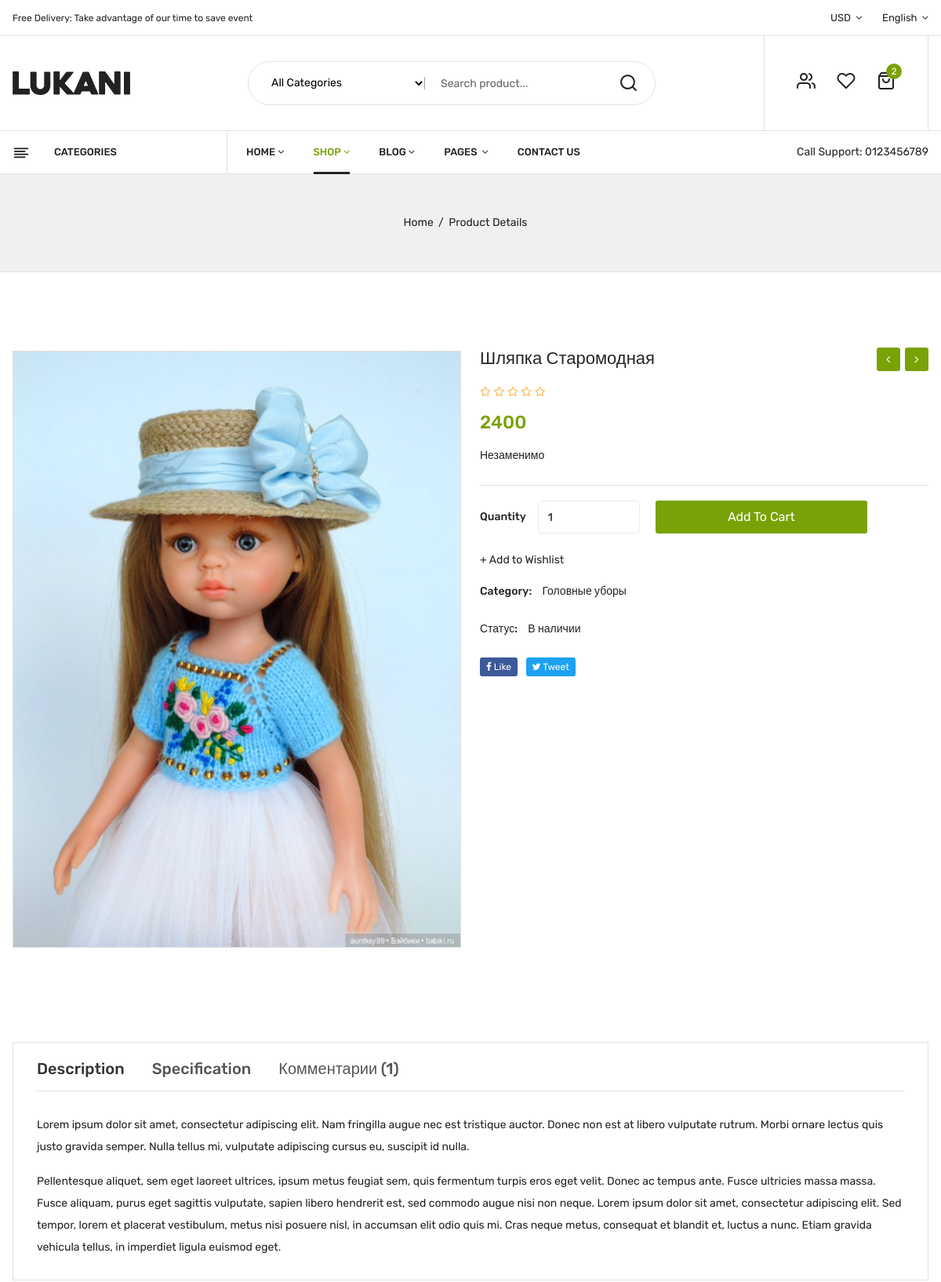
/product_detail/3/ (upper part), run on an earlier commit of the app's database.
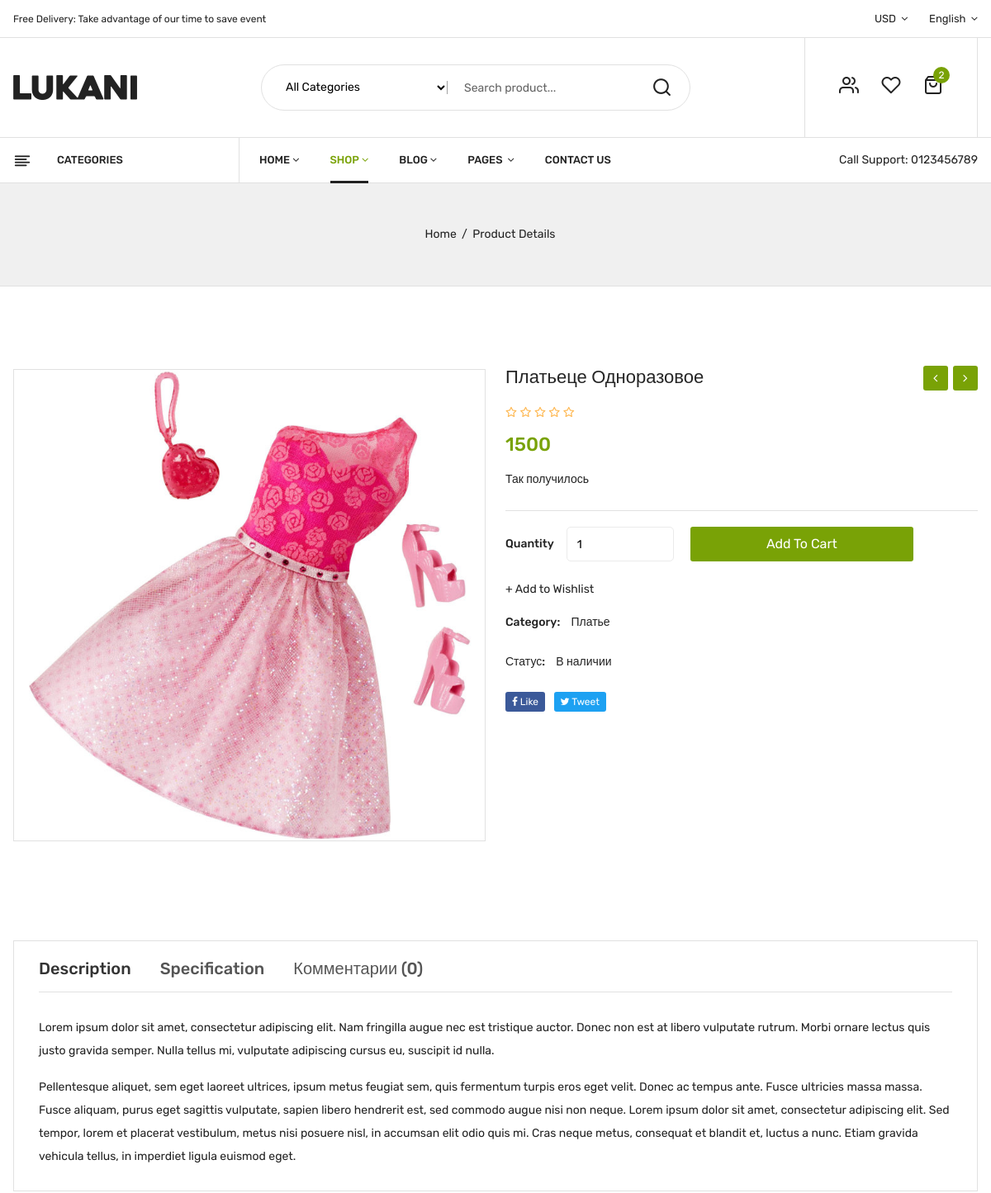
And on a later commit of the database.
### dollshop1/models.py (models this page shows, shortened)
class Product(models.Model):
    STATUS = (('В наличии', 'В наличии'), ('Нет в наличии', 'Нет в наличии'))
    category = models.ForeignKey(Category, on_delete=models.CASCADE, null=True, verbose_name='Категория')
    name = models.CharField(max_length=255, verbose_name='Название')
    description = models.TextField(max_length=1300, verbose_name='Описание')
    image = models.ImageField(default='no_image.png', upload_to='product_image/', blank=True, null=True,
                              verbose_name='Изображение')
    price = models.DecimalField(decimal_places=0, max_digits=9, default=0, verbose_name='Цена')
    date_create = models.DateTimeField(auto_now_add=True)
    status = models.CharField(max_length=255, choices=STATUS, default=STATUS[0], verbose_name='Статус')

class Category(models.Model):
    name = models.CharField(max_length=255, unique=True, verbose_name='Название')
    def __str__(self):
        return f'{self.name}'

### dollshop1/views.py (the view)
# urls.py: path('product_detail/<int:get_pk>/', product_detail, name='product_detail'),
def product_detail(request, get_pk):
    product = Product.objects.get(pk=get_pk)
    comment = Commentary.objects.filter(product=get_pk)
    if request.method == 'POST':
        comment_form = CommentaryForm(request.POST)
        if comment_form.is_valid():
            cf = comment_form.save(commit=False)
            cf.user = request.user
            cf.product = product
            cf.save()
            return redirect('dollshop:product_detail', get_pk)
    else:
        comment_form = CommentaryForm()
    context = {
        'product': product,
        'comment': comment,
        'comment_form': comment_form,
        'count': comment.count(),
    }
    return render(request, 'dollshop1/product_detail.html', context)

### dollshop1/forms.py
class CommentaryForm(forms.ModelForm):
    class Meta:
        model = Commentary
        fields = ['text']
        widgets = {'text': forms.Textarea(attrs={
            'name': 'comment',
            'id': 'review_comment',
        })}

### dollshop1/templates/dollshop1/product_detail.html (shortened to what the changed rows need)
<!doctype html>
<html class="no-js" lang="en">
<head>
    <link rel="stylesheet" href="../../../static/css/bootstrap.min.css">
    <link rel="stylesheet" href="../../../static/css/owl.carousel.min.css">
    <link rel="stylesheet" href="../../../static/css/slick.css">
    <link rel="stylesheet" href="../../../static/css/magnific-popup.css">
    <link rel="stylesheet" href="../../../static/css/font.awesome.css">
    <link rel="stylesheet" href="../../../static/css/animate.css">
    <link rel="stylesheet" href="../../../static/css/jquery-ui.min.css">
    <link rel="stylesheet" href="../../../static/css/slinky.menu.css">
    <link rel="stylesheet" href="../../../static/css/plugins.css">
    <link rel="stylesheet" href="../../../static/css/style.css">
</head>
<body>
    <header>
        <div class="main_header">
            <div class="header_bottom sticky-header">
                <div class="container">
                    <div class="row align-items-center">
                        <div class="col-lg-3">
                            <div class="categories_menu">
                                <div class="categories_title">
                                    <h2 class="categori_toggle">Categories</h2>
                                </div>
                            </div>
                        </div>
                    </div>
                </div>
            </div>
        </div>
    </header>
    <div class="product_details mt-100 mb-100">
        <div class="container">
            <div class="row">
                <div class="col-lg-6 col-md-6">
                    <div class="product-details-tab">
                        <div id="img-1" class="zoomWrapper single-zoom">
                            <a href="#">
                                <img id="zoom1" src="{{ product.image.url }}"
                                    data-zoom-image="../../../static/img/product/productbig4.jpg" alt="big-1">
                            </a>
                        </div>
                    </div>
                </div>
                <div class="col-lg-6 col-md-6">
                    <div class="product_d_right">
                        <form action="#">
                            <h1><a href="#">{{ product.name }}</a></h1>
                            <div class="price_box">
                                <span class="current_price">{{ product.price }}</span>
                            </div>
                            <div class="product_desc">
                                <p>{{ product.description }}</p>
                            </div>
                            <div class="product_meta">
                                <span>Category: <a href="#">{{ product.category }}</a></span>
                            </div>
                            <div class="product_meta">
                                <span>Статус: <a href="#">{{ product.status }}</a></span>
                            </div>
                        </form>
                    </div>
                </div>
            </div>
        </div>
    </div>
    <div class="product_d_info mb-90">
        <div class="container">
            <div class="row">
                <div class="col-12">
                    <div class="product_d_inner">
                        <div class="product_info_button">
                            <ul class="nav" role="tablist">
                                <li>
                                    <a data-toggle="tab" href="#reviews" role="tab" aria-controls="reviews"
                                        aria-selected="false">Комментарии ({{ count }})</a>
                                </li>
                            </ul>
                        </div>
                    </div>
                </div>
            </div>
        </div>
    </div>
</body>
</html>

What changed in the data, as far as the page shows it:
changed Product "В наличии": image: a different picture; name "Шляпка Старомодная" → "Платьеце Одноразовое"; price "2400" → "1500"; description "Незаменимо" → "Так получилось"; category "Головные уборы" → "Платье"
Also different on the page:
{{ count }}: "1" → "0"
